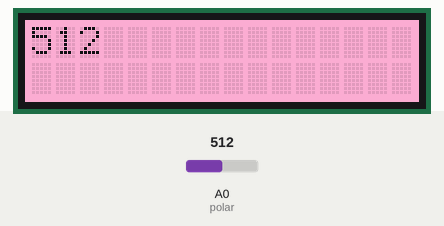
The sketch below on a simulated Arduino Uno, built with avr-gcc and run on an emulated ATmega328P. Shown: 16×2 character LCD. Inputs (shaded band) come from the test bench; at power-on: A0 (polar) = 512.

Above: at 1.2 s.
1.3 s: A0 (polar) set to 716
At 2.4 s:
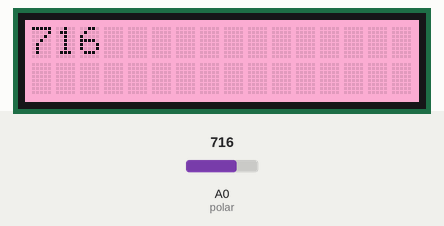
3.0 s: A0 (polar) set to 900
At 4.3 s:
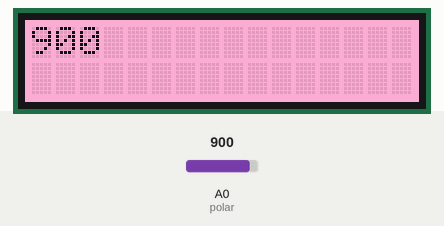
4.6 s: A0 (polar) set to 985
At 5.3 s:
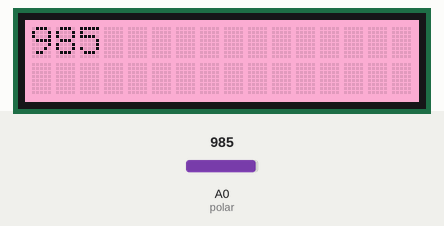
6.1 s: A0 (polar) set to 1016
At 7.3 s:
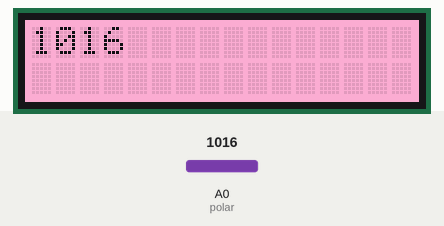
Timing chart, 0 to 8.6 s (numbered marks = the images above; inputs shaded):
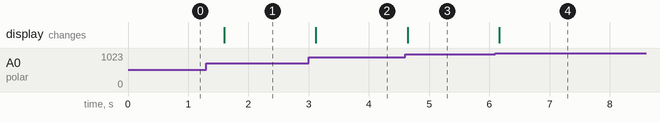

Measured:
- after the input at 1.3 s, the display: changes after 0.30 s (image 1)
- after the input at 3.0 s, the display: changes after 0.12 s (image 2)
- after the input at 4.6 s, the display: changes at once (image 3)
- after the input at 6.1 s, the display: changes after 0.07 s (image 4)

The sketch:

ldc_potentionmetre.ino
```cpp
//on importe les librairie
#include <Wire.h>
#include "DFRobot_RGBLCD.h"


//on défini le variable
int r,g,b;
const int polar = 0;
DFRobot_RGBLCD lcd(0,0);

void setup() {
  // Initialisation de la communication avec le moniteur sur la broche 40
  Serial.begin(9600);

  // initialisation de l'écrant LCD
  lcd.init();

  // affichange
  r = 255; //valeur canal Rouge
  g = 150; //valeur canal vert
  b = 200; //valeur canal Bleu

  //on défini LDC
  lcd.setRGB(r, g, b);
  lcd.setCursor(0,0);

}

void loop() {
   lcd.clear();

   // Acquisition de la valeur du potentionmètre
   int valeur_polar = analogRead(polar);

   //Affichage de la valeur sur l'écran LCD
   lcd.println(valeur_polar);

   //on met un delait
   delay(500);
}
```
